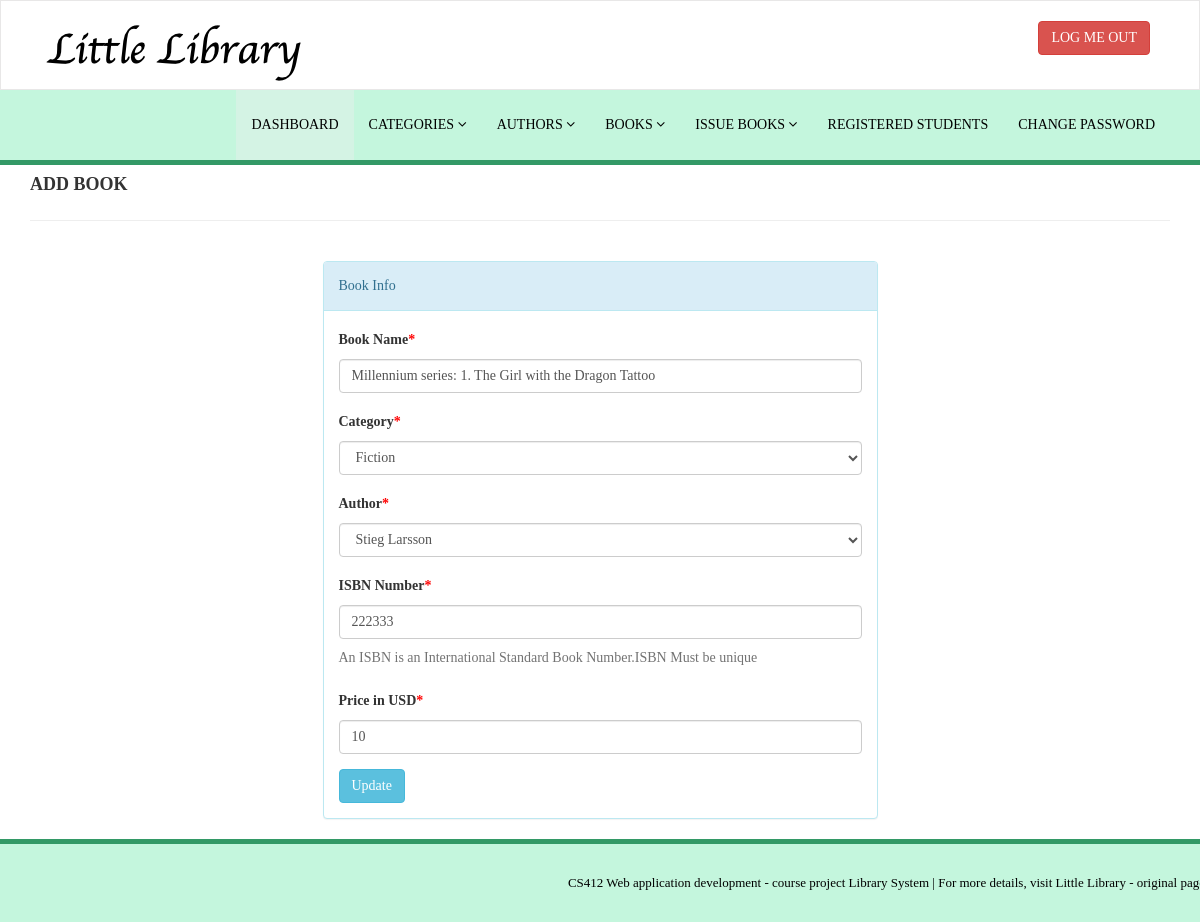
The app's page /library/admin/edit-book.php?bookid=4 (signed in) with its own data.
### tables this page shows
CREATE TABLE `tblbooks` (
  `id` int(11) NOT NULL,
  `BookName` varchar(255) DEFAULT NULL,
  `CatId` int(11) DEFAULT NULL,
  `AuthorId` int(11) DEFAULT NULL,
  `ISBNNumber` int(11) DEFAULT NULL,
  `BookPrice` int(11) DEFAULT NULL,
  `RegDate` timestamp NULL DEFAULT CURRENT_TIMESTAMP,
  `LastUpdated` timestamp NULL DEFAULT NULL ON UPDATE CURRENT_TIMESTAMP
);

CREATE TABLE `tblcategory` (
  `id` int(11) NOT NULL,
  `CategoryName` varchar(150) DEFAULT NULL,
  `Status` int(1) DEFAULT NULL,
  `CreationDate` timestamp NULL DEFAULT CURRENT_TIMESTAMP,
  `UpdationDate` timestamp NULL DEFAULT '0000-00-00 00:00:00' ON UPDATE CURRENT_TIMESTAMP
);

CREATE TABLE `tblauthors` (
  `id` int(11) NOT NULL,
  `AuthorName` varchar(159) DEFAULT NULL,
  `Added` timestamp NULL DEFAULT CURRENT_TIMESTAMP,
  `LastUpdated` timestamp NULL DEFAULT NULL ON UPDATE CURRENT_TIMESTAMP
);

### library/admin/edit-book.php (the view, shortened to what this page needs)
<?php
include('includes/config.php');
if(strlen($_SESSION['alogin'])==0)
    {
header('location:index.php');
}
else{
?>
<!DOCTYPE html>
<html xmlns="http://www.w3.org/1999/xhtml">
<head>
    <link href="assets/css/bootstrap.css" rel="stylesheet" />
    <link href="assets/css/font-awesome.css" rel="stylesheet" />
    <link href="assets/css/style.css" rel="stylesheet" />
    <link href="assets/css/cstyle.css" rel="stylesheet" />
</head>
<body>
<?php include('includes/header.php');?>
    <div class="content-wra
    <div class="content-wrapper">
         <div class="container">
        <div class="row pad-botm">
            <div class="col-md-12">
                <h4 class="header-line">Add Book</h4>
                            </div>
</div>
<div class="row">
<div class="col-md-6 col-sm-6 col-xs-12 col-md-offset-3"">
<div class="panel panel-info">
<div class="panel-heading">
Book Info
</div>
<div class="panel-body">
<form role="form" method="post">
<?php
$bookid=intval($_GET['bookid']);
$sql = "SELECT tblbooks.BookName,tblcategory.CategoryName,tblcategory.id as cid,tblauthors.AuthorName,tblauthors.id as athrid,tblbooks.ISBNNumber,tblbooks.BookPrice,tblbooks.id as bookid from  tblbooks join tblcategory on tblcategory.id=tblbooks.CatId join tblauthors on tblauthors.id=tblbooks.AuthorId where tblbooks.id=:bookid";
$query = $dbh -> prepare($sql);
$query->bindParam(':bookid',$bookid,PDO::PARAM_STR);
$query->execute();
$results=$query->fetchAll(PDO::FETCH_OBJ);
if($query->rowCount() > 0)
{
foreach($results as $result)
{               ?>
<div class="form-group">
<label>Book Name<span style="color:red;">*</span></label>
<input class="form-control" type="text" name="bookname" value="<?php echo htmlentities($result->BookName);?>" required />
</div>
<div class="form-group">
<label> Category<span style="color:red;">*</span></label>
<select class="form-control" name="category" required="required">
<option value="<?php echo htmlentities($result->cid);?>"> <?php echo htmlentities($catname=$result->CategoryName);?></option>
</select>
</div>
<div class="form-group">
<label> Author<span style="color:red;">*</span></label>
<select class="form-control" name="author" required="required">
<option value="<?php echo htmlentities($result->athrid);?>"> <?php echo htmlentities($athrname=$result->AuthorName);?></option>
</select>
</div>
<div class="form-group">
<label>ISBN Number<span style="color:red;">*</span></label>
<input class="form-control" type="text" name="isbn" value="<?php echo htmlentities($result->ISBNNumber);?>"  required="required" />
<p class="help-block">An ISBN is an International Standard Book Number.ISBN Must be unique</p>
</div>
 <div class="form-group">
 <label>Price in USD<span style="color:red;">*</span></label>
 <input class="form-control" type="text" name="price" value="<?php echo htmlentities($result->BookPrice);?>"   required="required" />
 </div>
 <?php }} ?>
<button type="submit" name="update" class="btn btn-info">Update </button>
                                    </form>
                            </div>
                        </div>
                            </div>
        </div>
    </div>
    </div>
  <?php include('includes/footer.php');?>
</body>
</html>
<?php } ?>

### library/admin/assets/css/style.css (style rules this page uses)
.header-line { font-weight:900; padding-bottom:25px; border-bottom:1px solid #1a0000; text-transform:uppercase; }
.pad-botm { padding-bottom:30px; }

### library/admin/assets/css/cstyle.css (style rules this page uses)
body { font-family: 'Times New Roman', sans-serif; line-height:28px; }
.header-line { font-weight:900; padding-bottom:25px; border-bottom:1px solid #eeeeee; text-transform:uppercase; }
.pad-botm { padding-bottom:30px; }

### records on screen
tblbooks: bookname "Millennium series: 1. The Girl with the Dragon Tattoo", category "Fiction", author "Stieg Larsson", isbn "222333", price "10"
